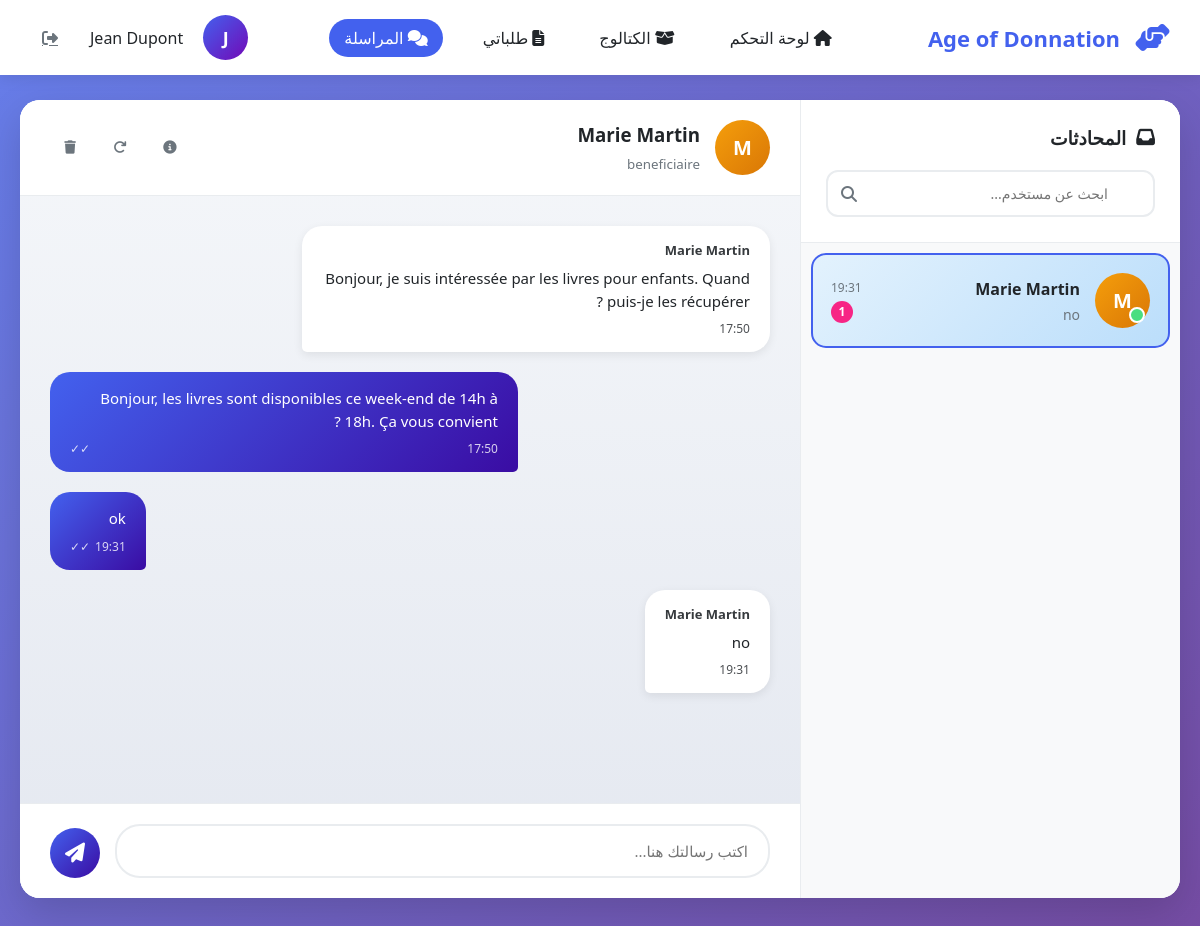
The app's page /beneficiaire/messagerie.php?user_id=3 (signed in) with its own data.
### tables this page shows
CREATE TABLE `users` (
  `id` int(11) NOT NULL AUTO_INCREMENT,
  `nom` varchar(100) NOT NULL,
  `email` varchar(255) NOT NULL,
  `password` varchar(255) NOT NULL,
  `type` enum('donateur','beneficiaire','livreur','admin') NOT NULL,
  `telephone` varchar(20) DEFAULT NULL,
  `adresse` text DEFAULT NULL,
  `ville` varchar(100) DEFAULT NULL,
  `status` enum('active','inactive','pending') DEFAULT 'active',
  `reset_token` varchar(100) DEFAULT NULL,
  `reset_expires` datetime DEFAULT NULL,
  `created_at` timestamp NOT NULL DEFAULT current_timestamp(),
  `updated_at` timestamp NOT NULL DEFAULT current_timestamp() ON UPDATE current_timestamp(),
  PRIMARY KEY (`id`),
  UNIQUE KEY `email` (`email`)
);

CREATE TABLE `messages` (
  `id` int(11) NOT NULL AUTO_INCREMENT,
  `expediteur_id` int(11) NOT NULL,
  `destinataire_id` int(11) NOT NULL,
  `demande_id` int(11) DEFAULT NULL,
  `message` text NOT NULL,
  `lu` tinyint(1) DEFAULT 0,
  `lu_at` timestamp NULL DEFAULT NULL,
  `created_at` timestamp NOT NULL DEFAULT current_timestamp(),
  PRIMARY KEY (`id`),
  KEY `expediteur_id` (`expediteur_id`),
  KEY `destinataire_id` (`destinataire_id`),
  KEY `demande_id` (`demande_id`),
  CONSTRAINT `messages_ibfk_1` FOREIGN KEY (`expediteur_id`) REFERENCES `users` (`id`) ON DELETE CASCADE,
  CONSTRAINT `messages_ibfk_2` FOREIGN KEY (`destinataire_id`) REFERENCES `users` (`id`) ON DELETE CASCADE,
  CONSTRAINT `messages_ibfk_3` FOREIGN KEY (`demande_id`) REFERENCES `demandes` (`id`) ON DELETE SET NULL
);

### beneficiaire/messagerie.php (the view, shortened to what this page needs)
<?php
$database = new Database();
$db = $database->getConnection();
$user_id = $_SESSION['user_id'];
$user_nom = $_SESSION['user_nom'];
$selected_user_id = $_GET['user_id'] ?? null;
$query_conversations = "
    SELECT DISTINCT
        u.id as other_id,
        u.nom as other_nom,
        u.type as other_type,
        (SELECT message FROM messages m
         WHERE (m.expediteur_id = u.id AND m.destinataire_id = :user_id)
            OR (m.expediteur_id = :user_id AND m.destinataire_id = u.id)
         ORDER BY m.created_at DESC LIMIT 1) as last_message,
        (SELECT COUNT(*) FROM messages m2
         WHERE m2.expediteur_id = u.id AND m2.destinataire_id = :user_id AND m2.lu = 0) as unread,
        (SELECT created_at FROM messages m3
         WHERE (m3.expediteur_id = u.id AND m3.destinataire_id = :user_id)
            OR (m3.expediteur_id = :user_id AND m3.destinataire_id = u.id)
         ORDER BY m3.created_at DESC LIMIT 1) as last_time
    FROM users u
    WHERE u.id IN (
        SELECT DISTINCT
            CASE
                WHEN m.expediteur_id = :user_id THEN m.destinataire_id
                ELSE m.expediteur_id
            END
        FROM messages m
        WHERE m.expediteur_id = :user_id OR m.destinataire_id = :user_id
    )
    AND u.id != :user_id
    ORDER BY last_time DESC
";
$stmt_conv = $db->prepare($query_conversations);
$stmt_conv->bindParam(':user_id', $user_id);
$stmt_conv->execute();
$conversations = $stmt_conv->fetchAll(PDO::FETCH_ASSOC);
$messages = [];
$other_user = null;
if ($selected_user_id) {
    $query_user = "SELECT id, nom, type FROM users WHERE id = :id";
    $stmt_user = $db->prepare($query_user);
    $stmt_user->bindParam(':id', $selected_user_id);
    $stmt_user->execute();
    $other_user = $stmt_user->fetch(PDO::FETCH_ASSOC);
    $query_messages = "
        SELECT m.*, u.nom as sender_name
        FROM messages m
        INNER JOIN users u ON m.expediteur_id = u.id
        WHERE (m.expediteur_id = :user_id AND m.destinataire_id = :other_id)
           OR (m.expediteur_id = :other_id AND m.destinataire_id = :user_id)
        ORDER BY m.created_at ASC
    ";
    $stmt_msg = $db->prepare($query_messages);
    $stmt_msg->bindParam(':user_id', $user_id);
    $stmt_msg->bindParam(':other_id', $selected_user_id);
    $stmt_msg->execute();
    $messages = $stmt_msg->fetchAll(PDO::FETCH_ASSOC);
}
?>
<!DOCTYPE html>
<html lang="fr" dir="rtl">
<head>
    <link rel="stylesheet" href="https://cdnjs.cloudflare.com/ajax/libs/font-awesome/6.4.0/css/all.min.css">
</head>
<body>
    <header class="app-header">
        <a href="../index.php" class="logo">
            <i class="fas fa-hands-helping"></i>
            <span>Age of Donnation</span>
        </a>
        <ul class="nav-links">
            <li><a href="dashboard.php"><i class="fas fa-home"></i> لوحة التحكم</a></li>
            <li><a href="catalogue.php"><i class="fas fa-box-open"></i> الكتالوج</a></li>
            <li><a href="mes-demandes.php"><i class="fas fa-file-alt"></i> طلباتي</a></li>
            <li><a href="messagerie.php" class="active"><i class="fas fa-comments"></i> المراسلة</a></li>
        </ul>
        <div class="user-menu">
            <div class="user-avatar">
                <?php echo strtoupper(substr($user_nom, 0, 1)); ?>
            </div>
            <span style="color: var(--dark); font-weight: 500;"><?php echo $user_nom; ?></span>
            <a href="../auth/logout.php" class="chat-btn" title="تسجيل الخروج">
                <i class="fas fa-sign-out-alt"></i>
            </a>
        </div>
    </header>
    <div class="main-container">
        <div class="messenger-wrapper">
            <div class="sidebar">
                <div class="sidebar-header">
                    <h3><i class="fas fa-inbox"></i> المحادثات</h3>
                    <form method="GET" class="search-box">
                        <input type="text" name="search" placeholder="ابحث عن مستخدم..."
                               value="<?php echo $_GET['search'] ?? ''; ?>">
                        <i class="fas fa-search"></i>
                    </form>
                </div>
                <div class="conversations-container">
                    <?php if(empty($conversations)): ?>
                        <div class="empty-state">
                            <i class="fas fa-comments"></i>
                            <h3>لا توجد محادثات</h3>
                            <p>ابحث عن مستخدم لبدء محادثة جديدة</p>
                        </div>
                    <?php else: ?>
                        <?php foreach($conversations as $conv): ?>
                        <div class="conversation-item <?php echo $selected_user_id == $conv['other_id'] ? 'active' : ''; ?>"
                             onclick="startChat(<?php echo $conv['other_id']; ?>)">
                            <div class="avatar type-<?php echo $conv['other_type']; ?> online">
                                <?php echo strtoupper(substr($conv['other_nom'], 0, 1)); ?>
                            </div>
                            <div class="conversation-info">
                                <h4><?php echo htmlspecialchars($conv['other_nom']); ?></h4>
                                <p><?php echo $conv['last_message'] ? htmlspecialchars($conv['last_message']) : 'بداية المحادثة...'; ?></p>
                            </div>
                            <div class="conversation-meta">
                                <?php if($conv['last_time']): ?>
                                    <span class="conversation-time">
                                        <?php echo date('H:i', strtotime($conv['last_time'])); ?>
                                    </span>
                                <?php endif; ?>
                                <?php if($conv['unread'] > 0): ?>
                                    <div class="unread-badge"><?php echo $conv['unread']; ?></div>
                                <?php endif; ?>
                            </div>
                        </div>
                        <?php endforeach; ?>
                    <?php endif; ?>
                </div>
            </div>
            <div class="chat-area">
                <?php if($selected_user_id && $other_user): ?>
                    <div class="chat-header">
                        <div class="chat-user">
                            <div class="avatar type-<?php echo $other_user['type']; ?>">
                                <?php echo strtoupper(substr($other_user['nom'], 0, 1)); ?>
                            </div>
                            <div class="chat-user-info">
                                <h3><?php echo htmlspecialchars($other_user['nom']); ?></h3>
                                <small><?php echo $other_user['type']; ?></small>
                            </div>
                        </div>
                        <div class="chat-actions">
                            <button class="chat-btn" title="معلومات">
                                <i class="fas fa-info-circle"></i>
                            </button>
                            <button class="chat-btn" onclick="window.location.reload()" title="تحديث">
                                <i class="fas fa-redo"></i>
                            </button>
                            <button class="chat-btn" onclick="clearChat()" title="مسح المحادثة">
                                <i class="fas fa-trash"></i>
                            </button>
                        </div>
                    </div>
                    <div class="messages-container" id="messagesContainer">
                        <?php if(empty($messages)): ?>
                            <div class="empty-state" style="margin: auto;">
                                <i class="fas fa-comment-dots"></i>
                                <h3>ابدأ المحادثة</h3>
                                <p>أرسل أول رسالة إلى <?php echo htmlspecialchars($other_user['nom']); ?></p>
                            </div>
                        <?php else: ?>
                            <?php foreach($messages as $msg): ?>
                            <div class="message <?php echo $msg['expediteur_id'] == $user_id ? 'message-sent' : 'message-received'; ?>">
                                <?php if($msg['expediteur_id'] != $user_id): ?>
                                    <div class="message-sender"><?php echo htmlspecialchars($msg['sender_name']); ?></div>
                                <?php endif; ?>
                                <div class="message-text"><?php echo htmlspecialchars($msg['message']); ?></div>
                                <div class="message-time">
                                    <span><?php echo date('H:i', strtotime($msg['created_at'])); ?></span>
                                    <?php if($msg['expediteur_id'] == $user_id): ?>
                                        <span class="message-status">
                                            <?php echo $msg['lu'] ? '✓✓' : '✓'; ?>
                                        </span>
                                    <?php endif; ?>
                                </div>
                            </div>
                            <?php endforeach; ?>
                        <?php endif; ?>
                    </div>
                    <form method="POST" class="input-area">
                        <textarea name="message" class="message-input" placeholder="اكتب رسالتك هنا..."
                                  rows="1" oninput="autoResize(this)" required></textarea>
                        <button type="submit" class="send-btn">
                            <i class="fas fa-paper-plane"></i>
                        </button>
                    </form>
                <?php endif; ?>
            </div>
        </div>
    </div>
</body>
</html>

### records on screen
users: nom "M", nom "Marie Martin", last_message "no", last_time "19:31", unread "1", type "beneficiaire"
messages: expediteur.nom "Marie Martin", message "Bonjour, je suis intéressée par les livres pour enfants. Quand puis-je les récupérer ?", created_at "17:50"
messages: message "Bonjour, les livres sont disponibles ce week-end de 14h à 18h. Ça vous convient ?", created_at "17:50"
messages: message "ok", created_at "19:31"
messages: expediteur.nom "Marie Martin", message "no", created_at "19:31"

### other values on screen
substr($user_nom, 0, 1) "J"
$user_nom "Jean Dupont"
